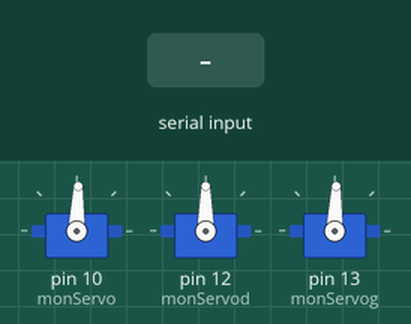
Simulated run of this sketch. Board: Arduino Uno, built with avr-gcc and run on an emulated ATmega328P. Parts: 3 × servo. Inputs (shaded band) come from the test bench. What the sketch prints to the serial monitor is not drawn.

Above: at 1.2 s.
1.3 s: "p" received over the second serial link
At 1.7 s:
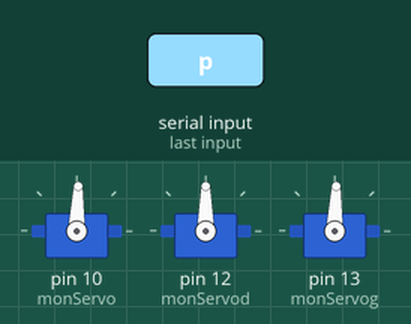
2.8 s: "a" received over the second serial link
At 3.8 s:
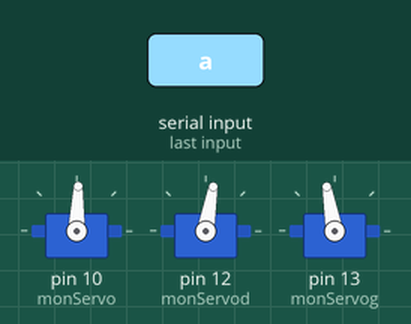
4.3 s: "r" received over the second serial link
At 4.9 s:
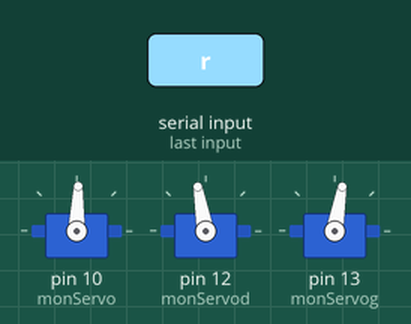
5.8 s: "p" received over the second serial link
At 6.3 s:
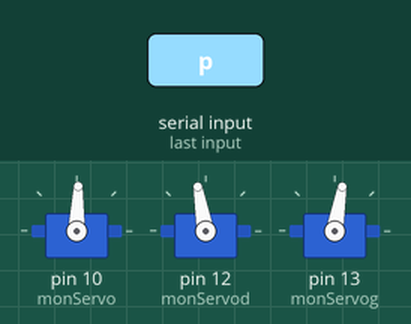
7.3 s: "s" received over the second serial link
At 8.4 s:
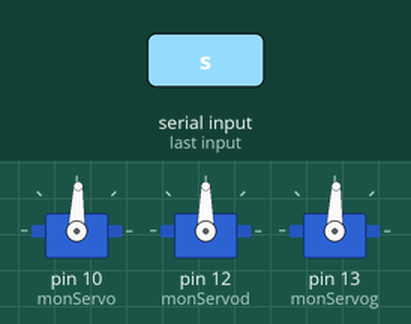
Timing chart, 0 to 9.8 s (numbered marks = the images above; inputs shaded):
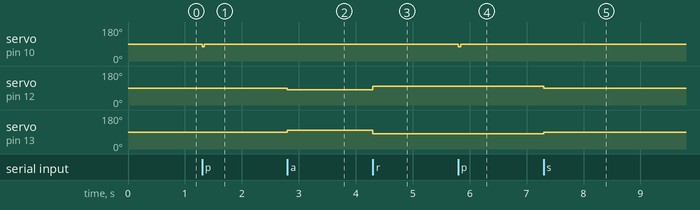

The sketch:

bluetooth_et_moteur.ino
```cpp
/*
   Le but est de contrôler les mouvements du robot par une application connectée en bluetooth

   Matériel :
  - un téléphone équipé de l'application arduino bluetooth controller configurée de la façon suivante :
    - Connect in controller mode
      - a,d,g et r sont sur le joystick de gauche
      - p ==> triangle, m ==> rond
      - s ==> X
  - un servomoteur connecté au port 10 de l'arduino ==> pour soulever la trappe
  - un arduino motor shield
  - deux servomoteurs branchés aux ports 12 et 13  ==> pour faire avancer le moteur
  - un module bluetooth avec une liaison i2c sur les ports 0 et 1
*/

//*****EN-TÊTE DECLARATIF*****
#include <Servo.h>  // on inclut la bibliothèque pour piloter un servomoteur
#include "SoftwareSerial.h" // librairie pour controller en bluetooth

Servo monServo;  // on crée l'objet monServo
Servo monServog;
Servo monServod;
char commande = ' ';
int position = 88;
int positiond = 90;
int positiong = 88;
char direction = ' ';

SoftwareSerial mySerial(0,1); // Démarrer la liaison bluetooth

int val;

void setup(){
    Serial.begin(9600);
    mySerial.begin(9600);
    Serial.println("Introduire p = prendre la balle, m = monter la tige, a = avancer, d = tourne a droit, g = tourne a gauche, r = reculer");
  //Servomoteur
    monServo.attach(10); // on définit le Pin utilisé par le servomoteur
    monServo.write(position); //Commence en 90 pour ne pas bouger et avoir une force dans l'axe
  //Servomoteurs pour diriger le robot
    monServod.attach(12); // moteur droit
    monServod.write(positiond);
    monServog.attach(13); // moteur gauche
    monServog.write(positiong);

    monServod.write(positiond);
    monServog.write(positiong);
    monServo.write(88);


}

void loop(){
   if (mySerial.available()) {

    commande = mySerial.read();
    monServo.write(position);
      if (commande == 'p'){
        // on crée une impulsion petite dans une direction pour monter
        monServo.write(75);
        delay(40);
        monServo.write(position);

      }

      if (commande == 'm'){
        // on crée une impulsion petite dans une direction pour descendre
        monServo.write(95);
        delay(40);
        monServo.write(position);
        }

       if (commande == 'a'){direction = 'a';}
       if (direction == 'a'){
        monServod.write(80);  // le bras du servomoteur prend la position de la variable position
        monServog.write(100);  // le bras du servomoteur prend la position de la variable position
        monServo.write(position);
       }

       if (commande == 'd'){direction = 'd';}
       if (direction == 'd'){
        monServod.write(97);  // le bras du servomoteur prend la position de la variable position
        monServog.write(97);  // le bras du servomoteur prend la position de la variable position
        monServo.write(position);
       }

       if (commande == 'g'){direction = 'g';}
       if (direction == 'g'){
        monServod.write(83);  // le bras du servomoteur prend la position de la variable position
        monServog.write(positiong-7);  // le bras du servomoteur prend la position de la variable position
        monServo.write(position);
        }

       if (commande == 'r'){direction = 'r';}
       if (direction == 'r'){
        monServod.write(100);  // le bras du servomoteur prend la position de la variable position
        monServog.write(80);  // le bras du servomoteur prend la position de la variable position
        monServo.write(position);
       }

       if (commande == 's'){direction = 's';}
       if (direction == 's'){
        monServod.write(positiond);  // le bras du servomoteur prend la position de la variable position
        monServog.write(positiong);  // le bras du servomoteur prend la position de la variable position
        monServo.write(88);
       }


     }
}
```

Measured:
- after the input at 1.3 s, servo on pin 10 (monServo): 88° → 75° at once, → 88° 0.04 s later
- after the input at 2.8 s, servo on pin 12 (monServod): 90° → 80° at once; servo on pin 13 (monServog): 88° → 100° at once
- after the input at 4.3 s, servo on pin 12 (monServod): 80° → 100° at once; servo on pin 13 (monServog): 100° → 80° at once
- after the input at 5.8 s, servo on pin 10 (monServo): 88° → 75° at once, → 88° 0.04 s later
- after the input at 7.3 s, servo on pin 12 (monServod): 100° → 90° at once; servo on pin 13 (monServog): 80° → 88° at once
